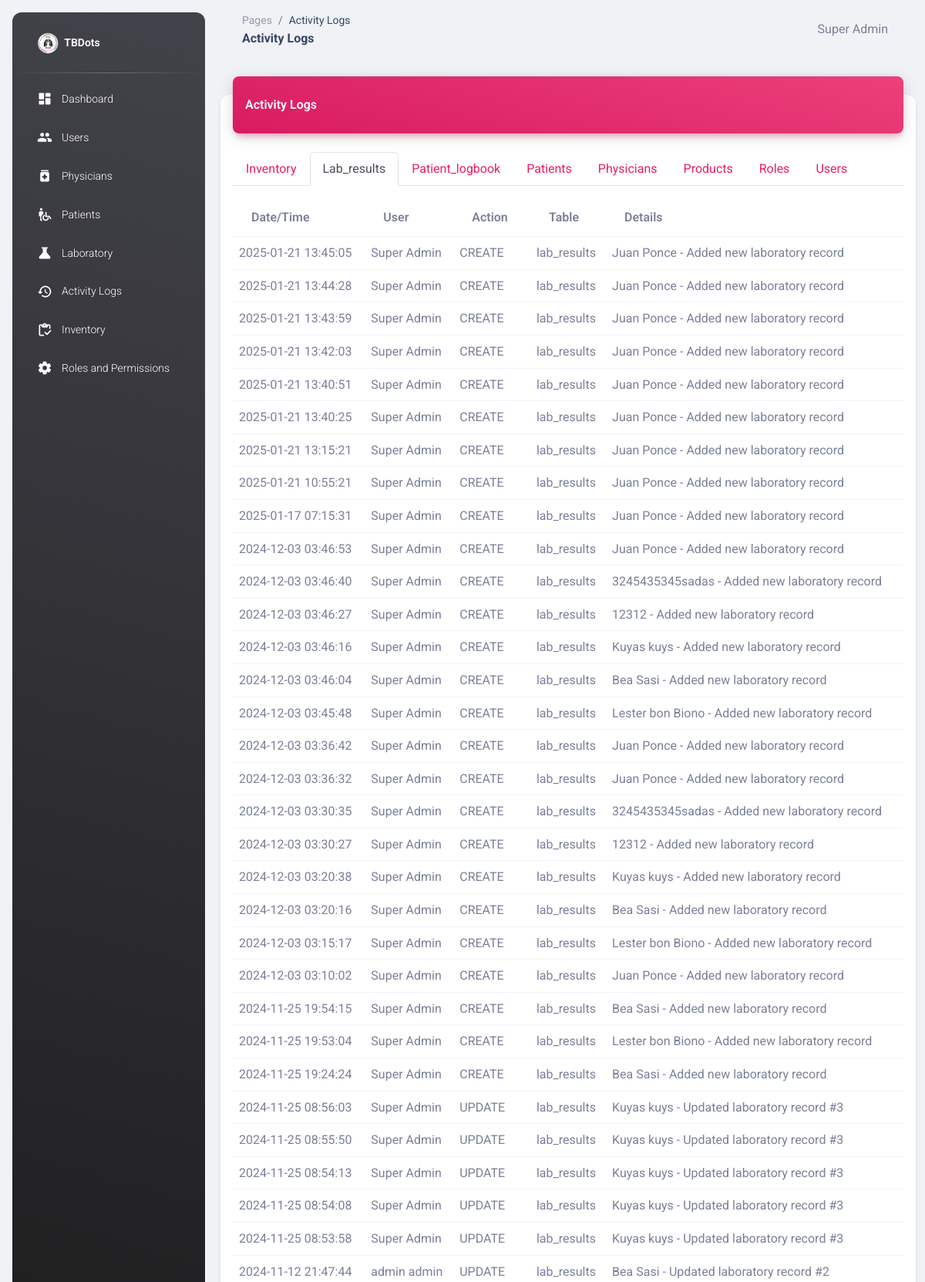
The app's page /activity_logs.php?table=lab_results (signed in, upper part) with its own data.
### tables this page shows
CREATE TABLE IF NOT EXISTS `activity_logs` (
  `id` int NOT NULL AUTO_INCREMENT,
  `user_id` int NOT NULL,
  `action` varchar(50) DEFAULT NULL,
  `table_name` varchar(50) NOT NULL,
  `record_id` int NOT NULL,
  `details` text,
  `created_at` timestamp NOT NULL DEFAULT CURRENT_TIMESTAMP,
  PRIMARY KEY (`id`),
  KEY `FK_logs_user` (`user_id`),
  CONSTRAINT `FK_logs_user` FOREIGN KEY (`user_id`) REFERENCES `users` (`id`)
);

CREATE TABLE IF NOT EXISTS `users` (
  `id` int NOT NULL AUTO_INCREMENT,
  `username` varchar(50) NOT NULL,
  `password` text NOT NULL,
  `first_name` text NOT NULL,
  `last_name` text NOT NULL,
  `role` int NOT NULL DEFAULT '0',
  `updated_at` timestamp NOT NULL DEFAULT CURRENT_TIMESTAMP,
  `created_at` timestamp NOT NULL DEFAULT CURRENT_TIMESTAMP ON UPDATE CURRENT_TIMESTAMP,
  `location_id` int DEFAULT NULL,
  PRIMARY KEY (`id`),
  KEY `FK_users_roles` (`role`),
  KEY `location_id` (`location_id`),
  CONSTRAINT `FK_users_roles` FOREIGN KEY (`role`) REFERENCES `roles` (`id`) ON DELETE CASCADE ON UPDATE CASCADE,
  CONSTRAINT `users_ibfk_1` FOREIGN KEY (`location_id`) REFERENCES `locations` (`id`)
);

### activity_logs.php (the view, shortened to what this page needs)
<?php
require_once "connection/db.php";
include_once('head.php');
$action_filter = $_GET['action'] ?? '';
$table_filter = $_GET['table'] ?? 'all';
$date_filter = $_GET['date'] ?? '';
$search = $_GET['search'] ?? '';
$query = "
    SELECT al.*, u.first_name, u.last_name,
    -- For inventory logs
    CASE
        WHEN al.table_name = 'inventory' THEN p.brand_name
        -- For lab results logs
        WHEN al.table_name = 'lab_results' THEN pat.fullname
        -- For products logs
        WHEN al.table_name = 'products' THEN p2.brand_name
        ELSE NULL
    END as related_name
    FROM activity_logs al
    LEFT JOIN users u ON al.user_id = u.id
    -- Join for inventory logs
    LEFT JOIN inventory i ON (al.table_name = 'inventory' AND al.record_id = i.id)
    LEFT JOIN products p ON i.product_id = p.id
    -- Join for lab results logs
    LEFT JOIN lab_results lr ON (al.table_name = 'lab_results' AND al.record_id = lr.id)
    LEFT JOIN patients pat ON lr.patient_id = pat.id
    -- Join for products logs
    LEFT JOIN products p2 ON (al.table_name = 'products' AND al.record_id = p2.id)
    WHERE 1=1
    AND al.action != 'DELETE'
";
if ($table_filter) {
    $query .= " AND al.table_name = '" . $conn->real_escape_string($table_filter) . "'";
}
$query .= " ORDER BY al.created_at DESC";
$result = $conn->query($query);
$tables_query = "SELECT DISTINCT table_name FROM activity_logs ORDER BY table_name";
$tables_result = $conn->query($tables_query);
$available_tables = [];
while ($table = $tables_result->fetch_assoc()) {
    $available_tables[] = $table['table_name'];
}
?>
<body class="g-sidenav-show bg-gray-200">
  <?php include_once('sidebar.php'); ?>
  <main class="main-content position-relative max-height-vh-100 h-100 border-radius-lg">
    <?php include_once('navbar.php'); ?>
    <div class="container-fluid py-4">
      <div class="row">
        <div class="col-12">
          <div class="card my-4">
            <div class="card-header p-0 position-relative mt-n4 mx-3 z-index-2">
              <div class="bg-gradient-primary shadow-primary border-radius-lg pt-4 pb-3">
                <h6 class="text-white text-capitalize ps-3">Activity Logs</h6>
              </div>
            </div>
            <div class="card-body px-3 pb-2">
              <ul class="nav nav-tabs mb-3" id="activityTabs" role="tablist">
                  <?php foreach ($available_tables as $table): ?>
                  <li class="nav-item" role="presentation">
                      <a class="nav-link <?= $table_filter === $table ? 'active' : '' ?>"
                         href="?table=<?= urlencode($table) ?><?= $action_filter ? '&action='.$action_filter : '' ?><?= $date_filter ? '&date='.$date_filter : '' ?><?= $search ? '&search='.$search : '' ?>">
                          <?= ucfirst($table) ?>
                      </a>
                  </li>
                  <?php endforeach; ?>
              </ul>
              <div class="table-responsive">
                <table class="table align-items-center mb-0">
                  <thead>
                    <tr>
                      <th>Date/Time</th>
                      <th>User</th>
                      <th>Action</th>
                      <th>Table</th>
                      <th>Details</th>
                    </tr>
                  </thead>
                  <tbody>
                    <?php while($row = $result->fetch_assoc()): ?>
                      <tr>
                        <td><?= date('Y-m-d H:i:s', strtotime($row['created_at'])) ?></td>
                        <td><?= htmlspecialchars($row['first_name'] . ' ' . $row['last_name']) ?></td>
                        <td><?= $row['action'] ?></td>
                        <td><?= $row['table_name'] ?></td>
                        <td>
                          <?php if ($row['related_name']): ?>
                            <?= htmlspecialchars($row['related_name']) ?> -
                          <?php endif; ?>
                          <?= htmlspecialchars($row['details']) ?>
                        </td>
                      </tr>
                    <?php endwhile; ?>
                  </tbody>
                </table>
              </div>
            </div>
          </div>
        </div>
      </div>
    </div>
  </main>
</body>
</html>

### records on screen
activity_logs: created_at "2025-01-21 13:45:05", user.last_name "Super Admin", action "CREATE", table_name "lab_results", related_name "Juan Ponce", details "Added new laboratory record"
activity_logs: created_at "2025-01-21 13:44:28", user.last_name "Super Admin", action "CREATE", table_name "lab_results", related_name "Juan Ponce", details "Added new laboratory record"
activity_logs: created_at "2025-01-21 13:43:59", user.last_name "Super Admin", action "CREATE", table_name "lab_results", related_name "Juan Ponce", details "Added new laboratory record"
activity_logs: created_at "2025-01-21 13:42:03", user.last_name "Super Admin", action "CREATE", table_name "lab_results", related_name "Juan Ponce", details "Added new laboratory record"
activity_logs: created_at "2025-01-21 13:40:51", user.last_name "Super Admin", action "CREATE", table_name "lab_results", related_name "Juan Ponce", details "Added new laboratory record"
activity_logs: created_at "2025-01-21 13:40:25", user.last_name "Super Admin", action "CREATE", table_name "lab_results", related_name "Juan Ponce", details "Added new laboratory record"
activity_logs: created_at "2025-01-21 13:15:21", user.last_name "Super Admin", action "CREATE", table_name "lab_results", related_name "Juan Ponce", details "Added new laboratory record"
activity_logs: created_at "2025-01-21 10:55:21", user.last_name "Super Admin", action "CREATE", table_name "lab_results", related_name "Juan Ponce", details "Added new laboratory record"
activity_logs: created_at "2025-01-17 07:15:31", user.last_name "Super Admin", action "CREATE", table_name "lab_results", related_name "Juan Ponce", details "Added new laboratory record"
activity_logs: created_at "2024-12-03 03:46:53", user.last_name "Super Admin", action "CREATE", table_name "lab_results", related_name "Juan Ponce", details "Added new laboratory record"
activity_logs: created_at "2024-12-03 03:46:40", user.last_name "Super Admin", action "CREATE", table_name "lab_results", related_name "3245435345sadas", details "Added new laboratory record"
activity_logs: created_at "2024-12-03 03:46:27", user.last_name "Super Admin", action "CREATE", table_name "lab_results", related_name "12312", details "Added new laboratory record"
activity_logs: created_at "2024-12-03 03:46:16", user.last_name "Super Admin", action "CREATE", table_name "lab_results", related_name "Kuyas kuys", details "Added new laboratory record"
activity_logs: created_at "2024-12-03 03:46:04", user.last_name "Super Admin", action "CREATE", table_name "lab_results", related_name "Bea Sasi", details "Added new laboratory record"
activity_logs: created_at "2024-12-03 03:45:48", user.last_name "Super Admin", action "CREATE", table_name "lab_results", related_name "Lester bon Biono", details "Added new laboratory record"
activity_logs: created_at "2024-12-03 03:36:42", user.last_name "Super Admin", action "CREATE", table_name "lab_results", related_name "Juan Ponce", details "Added new laboratory record"
activity_logs: created_at "2024-12-03 03:36:32", user.last_name "Super Admin", action "CREATE", table_name "lab_results", related_name "Juan Ponce", details "Added new laboratory record"
activity_logs: created_at "2024-12-03 03:30:35", user.last_name "Super Admin", action "CREATE", table_name "lab_results", related_name "3245435345sadas", details "Added new laboratory record"
activity_logs: created_at "2024-12-03 03:30:27", user.last_name "Super Admin", action "CREATE", table_name "lab_results", related_name "12312", details "Added new laboratory record"
activity_logs: created_at "2024-12-03 03:20:38", user.last_name "Super Admin", action "CREATE", table_name "lab_results", related_name "Kuyas kuys", details "Added new laboratory record"
activity_logs: created_at "2024-12-03 03:20:16", user.last_name "Super Admin", action "CREATE", table_name "lab_results", related_name "Bea Sasi", details "Added new laboratory record"
activity_logs: created_at "2024-12-03 03:15:17", user.last_name "Super Admin", action "CREATE", table_name "lab_results", related_name "Lester bon Biono", details "Added new laboratory record"
activity_logs: created_at "2024-12-03 03:10:02", user.last_name "Super Admin", action "CREATE", table_name "lab_results", related_name "Juan Ponce", details "Added new laboratory record"
activity_logs: created_at "2024-11-25 19:54:15", user.last_name "Super Admin", action "CREATE", table_name "lab_results", related_name "Bea Sasi", details "Added new laboratory record"
activity_logs: created_at "2024-11-25 19:53:04", user.last_name "Super Admin", action "CREATE", table_name "lab_results", related_name "Lester bon Biono", details "Added new laboratory record"
activity_logs: created_at "2024-11-25 19:24:24", user.last_name "Super Admin", action "CREATE", table_name "lab_results", related_name "Bea Sasi", details "Added new laboratory record"
activity_logs: created_at "2024-11-25 08:56:03", user.last_name "Super Admin", action "UPDATE", table_name "lab_results", related_name "Kuyas kuys", details "Updated laboratory record #3"
activity_logs: created_at "2024-11-25 08:55:50", user.last_name "Super Admin", action "UPDATE", table_name "lab_results", related_name "Kuyas kuys", details "Updated laboratory record #3"
activity_logs: created_at "2024-11-25 08:54:13", user.last_name "Super Admin", action "UPDATE", table_name "lab_results", related_name "Kuyas kuys", details "Updated laboratory record #3"
activity_logs: created_at "2024-11-25 08:54:08", user.last_name "Super Admin", action "UPDATE", table_name "lab_results", related_name "Kuyas kuys", details "Updated laboratory record #3"
activity_logs: created_at "2024-11-25 08:53:58", user.last_name "Super Admin", action "UPDATE", table_name "lab_results", related_name "Kuyas kuys", details "Updated laboratory record #3"
activity_logs: created_at "2024-11-12 21:47:44", user.last_name "admin admin", action "UPDATE", table_name "lab_results", related_name "Bea Sasi", details "Updated laboratory record #2"

### other values on screen
str_replace('_', ' ', str_replace('.php', '', $page_name)) "Activity Logs"
$_SESSION['fullname'] "Super Admin"
$table "Inventory"
$table "Lab_results"
$table "Patient_logbook"
$table "Patients"
$table "Physicians"
$table "Products"
$table "Roles"
$table "Users"
